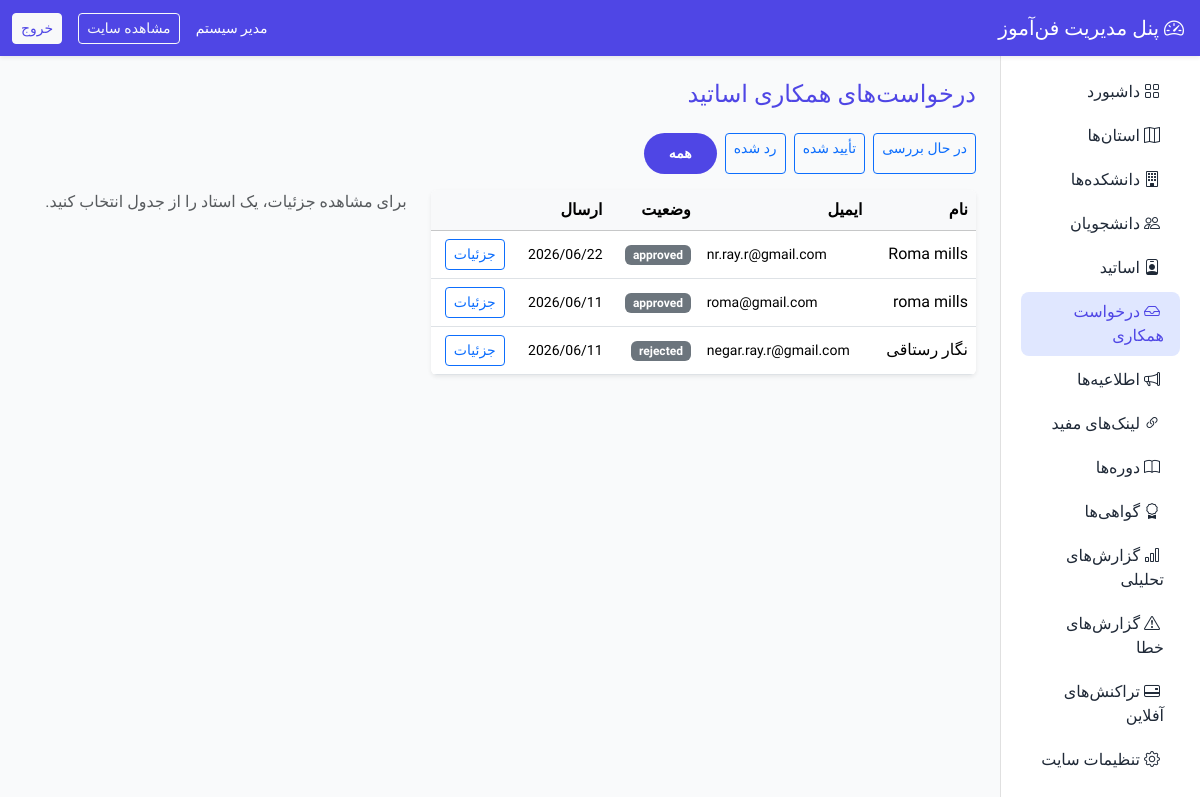
Screenshot of /admin/teacher_applications.php?status=all (signed in) with the database file from the repository.
### tables this page shows
CREATE TABLE `teacher_applications` (
  `id` int(10) UNSIGNED NOT NULL,
  `user_id` int(10) UNSIGNED NOT NULL,
  `education` text NOT NULL,
  `work_experience` text NOT NULL,
  `skills_summary` varchar(1000) NOT NULL,
  `resume_path` varchar(255) DEFAULT NULL,
  `admin_note` text DEFAULT NULL,
  `reviewed_at` timestamp NULL DEFAULT NULL,
  `reviewed_by` int(10) UNSIGNED DEFAULT NULL,
  `submitted_at` timestamp NOT NULL DEFAULT current_timestamp(),
  `updated_at` timestamp NOT NULL DEFAULT current_timestamp() ON UPDATE current_timestamp()
);

CREATE TABLE `users` (
  `id` int(10) UNSIGNED NOT NULL,
  `role` enum('admin','teacher','student') NOT NULL,
  `username` varchar(100) DEFAULT NULL,
  `email` varchar(150) DEFAULT NULL,
  `password_hash` varchar(255) NOT NULL,
  `full_name` varchar(200) NOT NULL,
  `phone` varchar(20) DEFAULT NULL,
  `province_id` int(10) UNSIGNED DEFAULT NULL,
  `institution_id` int(10) UNSIGNED DEFAULT NULL,
  `student_code` varchar(50) DEFAULT NULL,
  `education_level` varchar(50) DEFAULT NULL,
  `national_id` varchar(10) DEFAULT NULL,
  `teacher_status` enum('none','pending','approved','rejected') NOT NULL DEFAULT 'none',
  `first_login_done` tinyint(1) NOT NULL DEFAULT 0,
  `is_active` tinyint(1) NOT NULL DEFAULT 1,
  `created_at` timestamp NOT NULL DEFAULT current_timestamp(),
  `updated_at` timestamp NOT NULL DEFAULT current_timestamp() ON UPDATE current_timestamp()
);

### config/app.php (called while the page is built, shortened)
<?php
return [
    'name' => 'فن‌آموز',
    'url' => 'http://localhost/FanAmooz',
    'timezone' => 'Asia/Tehran',
    'upload_path' => dirname(__DIR__) . '/uploads',
    'upload_url' => '/uploads',
    'session_name' => 'fanamooz_session',
    'roles' => [
        'admin' => 'مدیر',
        'teacher' => 'استاد',
        'student' => 'دانشجو',
    ],
];

### includes/bootstrap.php (called while the page is built, shortened)
<?php
$configApp = require dirname(__DIR__) . '/config/app.php';
date_default_timezone_set($configApp['timezone']);
require_once __DIR__ . '/db.php';
require_once __DIR__ . '/helpers.php';
require_once __DIR__ . '/settings.php';

### includes/helpers.php (called while the page is built, shortened)
<?php
function e($value): string
{
    return htmlspecialchars((string) $value, ENT_QUOTES | ENT_SUBSTITUTE, 'UTF-8');
}
function base_url(string $path = ''): string
{
    global $configApp;
    $base = rtrim($configApp['url'], '/');
    $path = ltrim($path, '/');
    return $path === '' ? $base : $base . '/' . $path;
}
function format_date(?string $datetime): string
{
    $ts = strtotime($datetime);
    $result = jdate('Y/m/d', $ts);
    return ($result === null || $result === '') ? date('Y/m/d', $ts) : $result;
}

### includes/db.php (called while the page is built, shortened)
<?php
function db(): PDO
{
    static $pdo = null;
    if ($pdo instanceof PDO) {
        return $pdo;
    }
    global $configDb;
    $dsn = sprintf(
        'mysql:host=%s;port=%d;dbname=%s;charset=%s',
        $configDb['host'],
        $configDb['port'],
        $configDb['dbname'],
        $configDb['charset']
    );
    $pdo = new PDO($dsn, $configDb['username'], $configDb['password'], [
        PDO::ATTR_ERRMODE => PDO::ERRMODE_EXCEPTION,
        PDO::ATTR_DEFAULT_FETCH_MODE => PDO::FETCH_ASSOC,
        PDO::ATTR_EMULATE_PREPARES => false,
    ]);
    return $pdo;
}

### includes/settings.php (called while the page is built, shortened)
<?php
function settings_all(): array
{
    static $cache = null;
    if ($cache !== null) {
        return $cache;
    }
    try {
        $rows = db()->query('SELECT setting_key, setting_value FROM settings')->fetchAll();
    } catch (PDOException) {
        return [];
    }
    $cache = [];
    foreach ($rows as $row) {
        $cache[$row['setting_key']] = $row['setting_value'];
    }
    return $cache;
}
function setting(string $key, string $default = ''): string
{
    $all = settings_all();
    return (string) ($all[$key] ?? $default);
}
function site_name(): string
{
    return setting('site_name', 'فن‌آموز');
}

### admin/teacher_applications.php (the view, shortened to what this page needs)
<?php
require_once dirname(__DIR__) . '/includes/bootstrap.php';
$filter = $_GET['status'] ?? 'pending';
$detailId = (int) ($_GET['id'] ?? 0);
$detail = null;
$sql = "SELECT u.id, u.full_name, u.username, u.email, u.national_id, u.teacher_status, u.created_at, ta.submitted_at
        FROM users u
        LEFT JOIN teacher_applications ta ON ta.user_id = u.id
        WHERE u.role = 'teacher'";
$params = [];
$sql .= ' ORDER BY COALESCE(ta.submitted_at, u.created_at) DESC';
$listStmt = db()->prepare($sql);
$listStmt->execute($params);
$rows = $listStmt->fetchAll();
require dirname(__DIR__) . '/includes/layout/admin_header.php';
?>
<h1 class="h4 text-primary mb-4">درخواست‌های همکاری اساتید</h1>
<div class="d-flex flex-wrap gap-2 mb-3">
    <?php foreach (['pending' => 'در حال بررسی', 'approved' => 'تأیید شده', 'rejected' => 'رد شده', 'all' => 'همه'] as $k => $label): ?>
        <a class="btn btn-sm <?= $filter === $k ? 'btn-primary' : 'btn-outline-primary' ?>"
           href="<?= e(base_url('admin/teacher_applications.php?status=' . $k)) ?>"><?= e($label) ?></a>
    <?php endforeach; ?>
</div>
<div class="row g-4">
    <div class="col-lg-7">
        <div class="table-responsive bg-white rounded shadow-sm">
            <table class="table table-hover mb-0 align-middle">
                <thead class="table-light">
                <tr>
                    <th>نام</th>
                    <th>ایمیل</th>
                    <th>وضعیت</th>
                    <th>ارسال</th>
                    <th></th>
                </tr>
                </thead>
                <tbody>
                <?php foreach ($rows as $r): ?>
                    <tr class="<?= $detailId === (int) $r['id'] ? 'table-primary' : '' ?>">
                        <td><?= e($r['full_name']) ?></td>
                        <td dir="ltr" class="small"><?= e($r['username'] ?? $r['email'] ?? '') ?></td>
                        <td><span class="badge bg-secondary"><?= e($r['teacher_status']) ?></span></td>
                        <td class="small"><?= e(format_date($r['submitted_at'] ?? $r['created_at'])) ?></td>
                        <td><a class="btn btn-sm btn-outline-primary" href="<?= e(base_url('admin/teacher_applications.php?id=' . (int) $r['id'] . '&status=' . urlencode($filter))) ?>">جزئیات</a></td>
                    </tr>
                <?php endforeach; ?>
                </tbody>
            </table>
        </div>
    </div>
    <div class="col-lg-5">
        <?php if ($detail): ?>
            <div class="card border-0 shadow-sm">
                <div class="card-header bg-light d-flex justify-content-between align-items-center">
                    <span><?= e($detail['full_name']) ?></span>
                    <span class="badge bg-primary"><?= e($detail['teacher_status']) ?></span>
                </div>
                <div class="card-body small">
                    <p><strong>ایمیل:</strong> <span dir="ltr"><?= e($detail['username'] ?? '') ?></span></p>
                    <p><strong>کد ملی:</strong> <span dir="ltr"><?= e($detail['national_id'] ?? '—') ?></span></p>
                    <p><strong>تلفن:</strong> <?= e($detail['phone'] ?? '—') ?></p>
                    <p><strong>ثبت درخواست:</strong> <?= e(format_date($detail['app_submitted_at'] ?? null)) ?></p>
                    <hr>
                    <p class="fw-bold mb-1">سوابق تحصیلی</p>
                    <div class="text-muted mb-3"><?= nl2br(e($detail['education'] ?? '—')) ?></div>
                    <p class="fw-bold mb-1">سوابق شغلی</p>
                    <div class="text-muted mb-3"><?= nl2br(e($detail['work_experience'] ?? '—')) ?></div>
                    <p class="fw-bold mb-1">توانمندی‌ها</p>
                    <div class="text-muted mb-3"><?= nl2br(e($detail['skills_summary'] ?? '—')) ?></div>
                    <?php if (!empty($detail['resume_path'])): ?>
                        <p><a class="btn btn-sm btn-outline-secondary" target="_blank" href="<?= e(upload_url($detail['resume_path'])) ?>">دانلود رزومه</a></p>
                    <?php endif; ?>
                    <?php if ($detail['teacher_status'] === 'rejected' && !empty($detail['app_admin_note'])): ?>
                        <div class="alert alert-danger small mb-0">آخرین توضیح رد: <?= nl2br(e($detail['app_admin_note'])) ?></div>
                    <?php endif; ?>
                </div>
                <?php if ($detail['teacher_status'] === 'pending'): ?>
                    <div class="card-footer bg-white">
                        <form method="post" class="mb-3" onsubmit="return confirm('تأیید درخواست این استاد؟');">
                            <?= csrf_field() ?>
                            <input type="hidden" name="action" value="approve">
                            <input type="hidden" name="user_id" value="<?= (int) $detail['id'] ?>">
                            <button type="submit" class="btn btn-success w-100">تأیید درخواست</button>
                        </form>
                        <form method="post">
                            <?= csrf_field() ?>
                            <input type="hidden" name="action" value="reject">
                            <input type="hidden" name="user_id" value="<?= (int) $detail['id'] ?>">
                            <label class="form-label">دلیل رد (برای استاد نمایش داده می‌شود)</label>
                            <input name="admin_note" class="form-control mb-2">
                            <button type="submit" class="btn btn-outline-danger w-100">رد درخواست</button>
                        </form>
                    </div>
                <?php endif; ?>
            </div>
        <?php elseif ($detailId > 0): ?>
            <div class="alert alert-warning">استاد با این شناسه یافت نشد.</div>
        <?php else: ?>
            <div class="text-muted">برای مشاهده جزئیات، یک استاد را از جدول انتخاب کنید.</div>
        <?php endif; ?>
    </div>
</div>
<?php require dirname(__DIR__) . '/includes/layout/admin_footer.php'; ?>

### assets/css/theme.css (style rules this page uses)
:root { --fa-primary: #1565c0; --fa-primary-dark: #0d47a1; --fa-primary-light: #e3f2fd; --fa-accent: #2196f3; --fa-bg: #f5f9fc; --fa-text: #1a237e; --fa-muted: #546e7a; }
body { font-family: 'Vazirmatn', Tahoma, sans-serif; color: var(--fa-text); background-color: var(--fa-bg); }
.text-primary { color: var(--fa-primary) !important; }
.btn-primary { --bs-btn-bg: var(--fa-primary); --bs-btn-border-color: var(--fa-primary); --bs-btn-hover-bg: var(--fa-primary-dark); --bs-btn-hover-border-color: var(--fa-primary-dark); }
:root { --fa-primary: #4f46e5; --fa-primary-dark: #4338ca; --fa-primary-light: #e0e7ff; --fa-accent: #f59e0b; --fa-bg: #f9fafb; --fa-text: #1f2937; --fa-muted: #6b7280; }
.btn-primary { background-color: var(--fa-primary); border: none; border-radius: 50px; padding: 10px 25px; font-weight: 600; transition: all 0.3s; }

### rows the page displays
teacher_applications: user.full_name "Roma mills", user.username "nr.ray.r@gmail.com", user.teacher_status "approved", submitted_at "2026/06/22"
teacher_applications: user.full_name "roma mills", user.username "roma@gmail.com", user.teacher_status "approved", submitted_at "2026/06/11"
teacher_applications: user.full_name "نگار رستاقی", user.username "negar.ray.r@gmail.com", user.teacher_status "rejected", submitted_at "2026/06/11"

### other values shown
site_name() "فن‌آموز"
auth_user()['full_name'] "مدیر سیستم"
$label "داشبورد"
$label "استان‌ها"
$label "دانشکده‌ها"
$label "دانشجویان"
$label "اساتید"
$label "درخواست همکاری"
$label "اطلاعیه‌ها"
$label "لینک‌های مفید"
$label "دوره‌ها"
$label "گواهی‌ها"
$label "گزارش‌های تحلیلی"
$label "گزارش‌های خطا"
$label "تراکنش‌های آفلاین"
